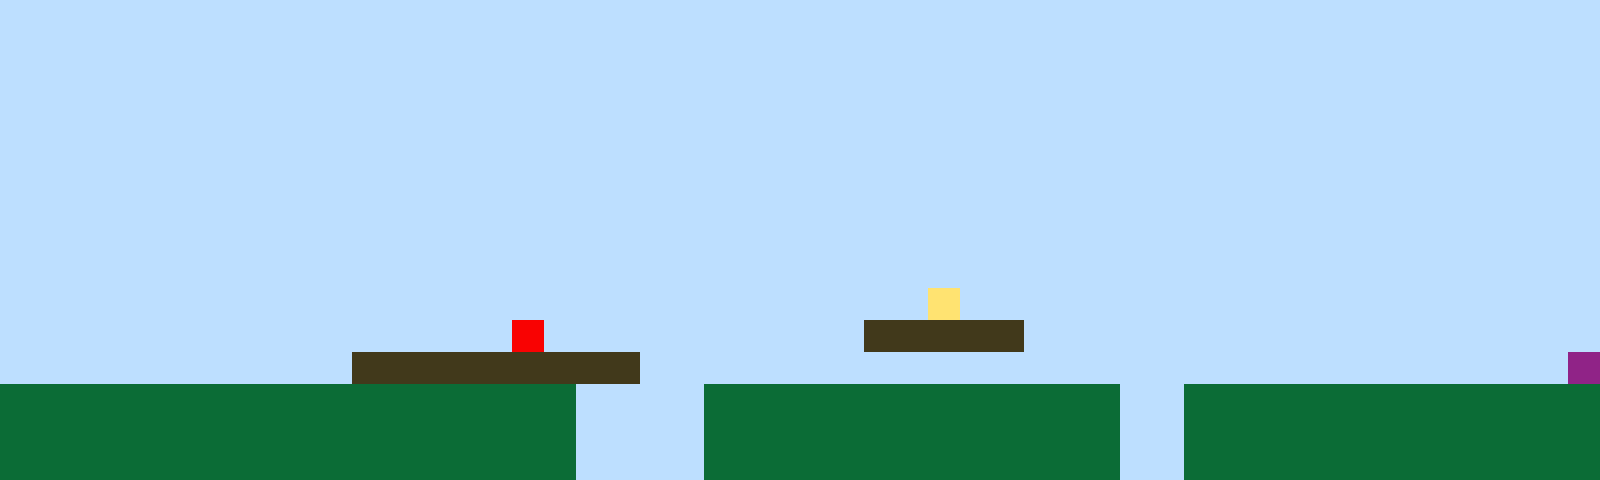

This game map was drawn from its Tiled (.tmx) file and the tilesets committed beside it. A one-line description and the full map source follow:
An orthogonal 50x15 tile map with 32x32 px tiles, 1 tile layer (Tile Layer 1).

<map version="1.10" tiledversion="1.11.2" orientation="orthogonal" renderorder="right-up" width="50" height="15" tilewidth="32" tileheight="32" infinite="0" nextlayerid="2" nextobjectid="1"><editorsettings><export target="map1.csv" format="csv" /></editorsettings><tileset firstgid="1" name="sprites" tilewidth="32" tileheight="32" tilecount="6" columns="3"><image source="sprites.png" width="96" height="64" /></tileset><layer id="1" name="Tile Layer 1" width="50" height="15"><data encoding="csv">1,1,1,1,1,1,1,1,1,1,1,1,1,1,1,1,1,1,1,1,1,1,1,1,1,1,1,1,1,1,1,1,1,1,1,1,1,1,1,1,1,1,1,1,1,1,1,1,1,1,1,1,1,1,1,1,1,1,1,1,1,1,1,1,1,1,1,1,1,1,1,1,1,1,1,1,1,1,1,1,1,1,1,1,1,1,1,1,1,1,1,1,1,1,1,1,1,1,1,1,1,1,1,1,1,1,1,1,1,1,1,1,1,1,1,1,1,1,1,1,1,1,1,1,1,1,1,1,1,1,1,1,1,1,1,1,1,1,1,1,1,1,1,1,1,1,1,1,1,1,1,1,1,1,1,1,1,1,1,1,1,1,1,1,1,1,1,1,1,1,1,1,1,1,1,1,1,1,1,1,1,1,1,1,1,1,1,1,1,1,1,1,1,1,1,1,1,1,1,1,1,1,1,1,1,1,1,1,1,1,1,1,1,1,1,1,1,1,1,1,1,1,1,1,1,1,1,1,1,1,1,1,1,1,1,1,1,1,1,1,1,1,1,1,1,1,1,1,1,1,1,1,1,1,1,1,1,1,1,1,1,1,1,1,1,1,1,1,1,1,1,1,1,1,1,1,1,1,1,1,1,1,1,1,1,1,1,1,1,1,1,1,1,1,1,1,1,1,1,1,1,1,1,1,1,1,1,1,1,1,1,1,1,1,1,1,1,1,1,1,1,1,1,1,1,1,1,1,1,1,1,1,1,1,1,1,1,1,1,1,1,1,1,1,1,1,1,1,1,1,1,1,1,1,1,1,1,1,1,1,1,1,1,1,1,1,1,1,1,1,1,1,1,1,1,1,1,1,1,1,1,1,1,1,1,1,1,1,1,1,1,1,1,1,1,1,1,1,1,1,1,1,1,1,1,1,1,1,1,1,1,1,1,1,1,1,1,1,1,1,1,1,1,1,1,1,1,1,1,1,1,1,1,1,1,1,1,1,1,1,1,1,1,1,1,1,1,1,1,1,1,1,1,1,1,1,1,1,1,1,1,1,1,1,1,1,1,1,1,1,1,1,1,1,1,1,1,1,1,4,1,1,1,1,1,1,1,1,1,1,1,1,1,1,1,1,1,1,1,1,1,1,1,1,1,1,1,1,1,1,1,1,1,1,1,1,5,1,1,1,1,1,1,1,1,1,1,3,3,3,3,3,1,1,1,1,1,1,1,1,1,1,1,1,1,1,1,1,1,1,1,1,1,1,1,1,1,1,1,1,1,3,3,3,3,3,3,3,3,3,1,1,1,1,1,1,1,1,1,1,1,1,1,1,1,1,1,1,1,1,1,1,1,1,1,1,1,1,1,6,2,2,2,2,2,2,2,2,2,2,2,2,2,2,2,2,2,2,1,1,1,1,2,2,2,2,2,2,2,2,2,2,2,2,2,1,1,2,2,2,2,2,2,2,2,2,2,2,2,2,2,2,2,2,2,2,2,2,2,2,2,2,2,2,2,2,2,2,1,1,1,1,2,2,2,2,2,2,2,2,2,2,2,2,2,1,1,2,2,2,2,2,2,2,2,2,2,2,2,2,2,2,2,2,2,2,2,2,2,2,2,2,2,2,2,2,2,2,1,1,1,1,2,2,2,2,2,2,2,2,2,2,2,2,2,1,1,2,2,2,2,2,2,2,2,2,2,2,2,2</data></layer></map>
